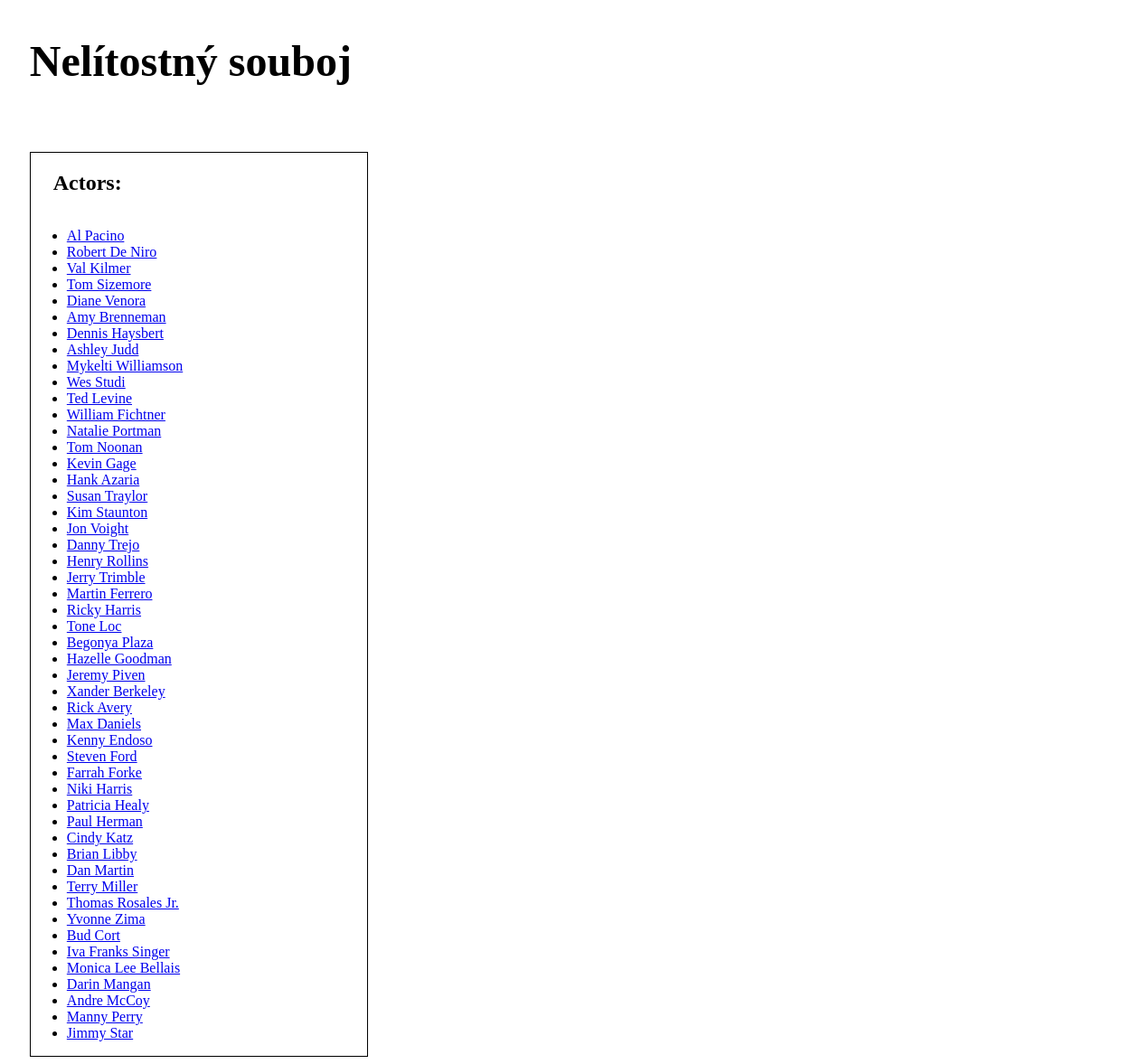
The page /movies/2261/ on the database its author committed.
### app/models/movie.py (models this page shows, shortened)
class Movie(ModelWithCSFDId):
    title = models.CharField(max_length=NAME_MAX_LENGTH)
    title_normalized = models.CharField(max_length=NAME_MAX_LENGTH)  # title without diacritics
    class Meta:
        indexes = [
            models.Index(fields=["title"])
        ]

### app/models/actor.py (models this page shows, shortened)
class Actor(ModelWithCSFDId):
    name = models.CharField(max_length=NAME_MAX_LENGTH)
    name_normalized = models.CharField(max_length=NAME_MAX_LENGTH)  # name without diacritics
    movies = models.ManyToManyField("Movie", related_name="actors")
    class Meta:
        indexes = [
            models.Index(fields=["name"])
        ]

### app/views/movie.py (the view)
# urls.py: path("movies/<int:movie_id>/", movie.movie_detail, name="movie_detail"),
def movie_detail(request, movie_id: int) -> HttpResponse:
    movie_model = get_object_or_404(Movie, id=movie_id)
    return render(request, "movie.html", {"movie": movie_model})

### app/templates/movie.html
{% extends "base.html" %}
{% block content %}
<div class="details-header">
    <h1>{{ movie.title }}</h1>
</div>
<div class="details-content">
    <h2>Actors:</h2>
    <ul>
        {% for actor in movie.actors.all %}
        <li><a href="{% url 'actor_detail' actor.id %}">{{ actor.name }}</a></li>
        {% empty %}
        <li>No actors found.</li>
        {% endfor %}
    </ul>
</div>
{% endblock %}

### app/templates/base.html (shortened to what this page needs)
{% load static %}
<!DOCTYPE html>
<html>
<head>
    <link rel="stylesheet" type="text/css" href="{% static 'css/base.css' %}">
</head>
<body>
{% block content %}
{% endblock %}
</body>
</html>

### app/templates/css/base.css (style rules this page uses)
.details-header { display: flex; width: 100vw; height: 20vh; font-size: 24px; margin-left: 2vw }
.details-content { display: flex; width: 30vw; flex-direction: column; margin-left: 2vw; border: 1px solid; }
.details-content h2 { margin-left: 2vw; }

### rows shown on the page
Movie: title "Nelítostný souboj"
Actor: name "Al Pacino"
Actor: name "Robert De Niro"
Actor: name "Val Kilmer"
Actor: name "Tom Sizemore"
Actor: name "Wes Studi"
Actor: name "Ted Levine"
Actor: name "William Fichtner"
Actor: name "Jon Voight"
Actor: name "Jeremy Piven"
Actor: name "Xander Berkeley"
Actor: name "Steven Ford"
Actor: name "Paul Herman"
Actor: name "Darin Mangan"
Actor: name "Jimmy Star"
